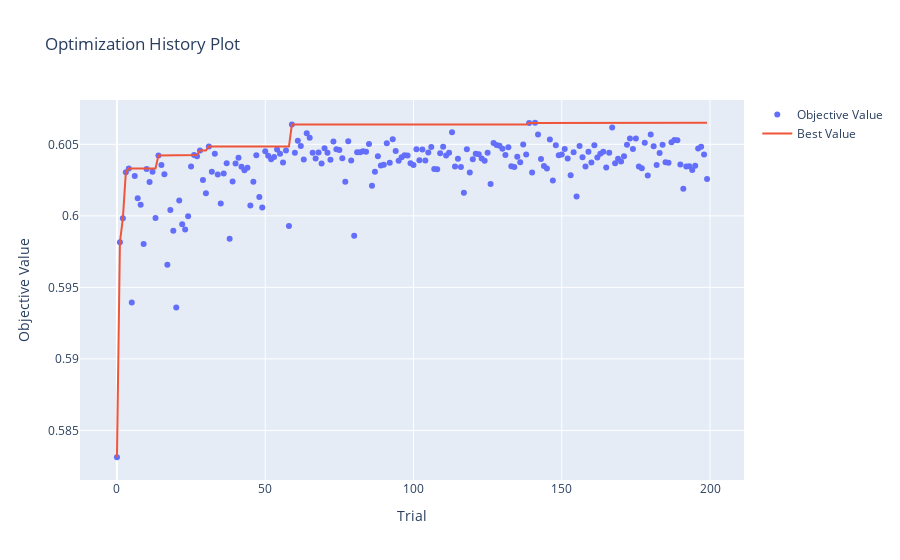

Here is the notebook cell this chart was saved with:
### Code cell
plot_optimization_history(study)

### Figure 1 — Plotly figure (JSON) as saved in the notebook; plotly's stock layout.template omitted (floating-point values rounded to 4 significant figures; data arrays with more than 128 entries replaced by an {"elided": "..."} marker saying what was removed)
{"data": [{"mode": "markers", "name": "Objective Value", "x": {"elided": "200 int values"}, "y": {"elided": "200 float values"}, "type": "scatter"}, {"mode": "lines", "name": "Best Value", "x": {"elided": "200 int values"}, "y": {"elided": "200 float values"}, "type": "scatter"}, {"marker": {"color": "#cccccc"}, "mode": "markers", "name": "Infeasible Trial", "showlegend": false, "x": [], "y": [], "type": "scatter"}], "layout": {"title": {"text": "Optimization History Plot"}, "xaxis": {"title": {"text": "Trial"}}, "yaxis": {"title": {"text": "Objective Value"}}}}
